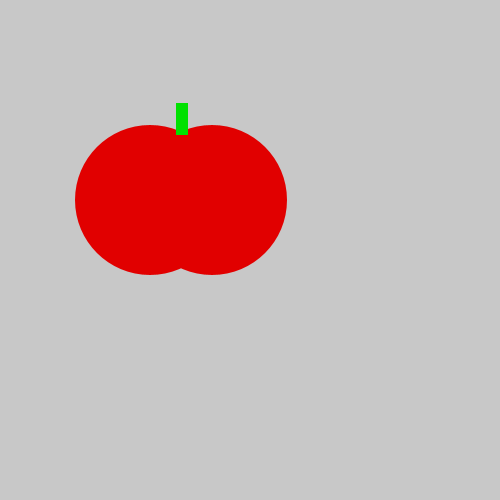
Frame 1 (no input)
Frame 60 (the mouse pressed at the canvas centre just before this capture): identical to frame 1, image omitted
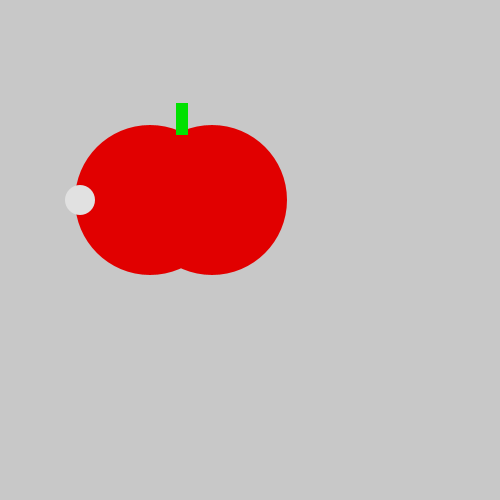
Frame 120 (the mouse held since frame 60 and released just before this capture)

The Processing sketch that drew these frames (run headless with seeded random() and noise(); from frame 60 on, the mouse is pressed at the canvas centre):

// Processing sketch: TastyTomato
// ── TastyTomato.pde
void setup() {
    size(500, 500);
}
void draw() {
    background(200, 200, 200);
    noStroke();
    fill(225,0,0);
    ellipse(150, 200, 150, 150);
    ellipse(212, 200, 150, 150);
    fill(0,225,0);
    rect(176, 103, 12, 32);
    fill(225,225,225);
    if(mousePressed) {
     ellipse(80,200,30,30); 
      
      
    }
    
    
    
} 
